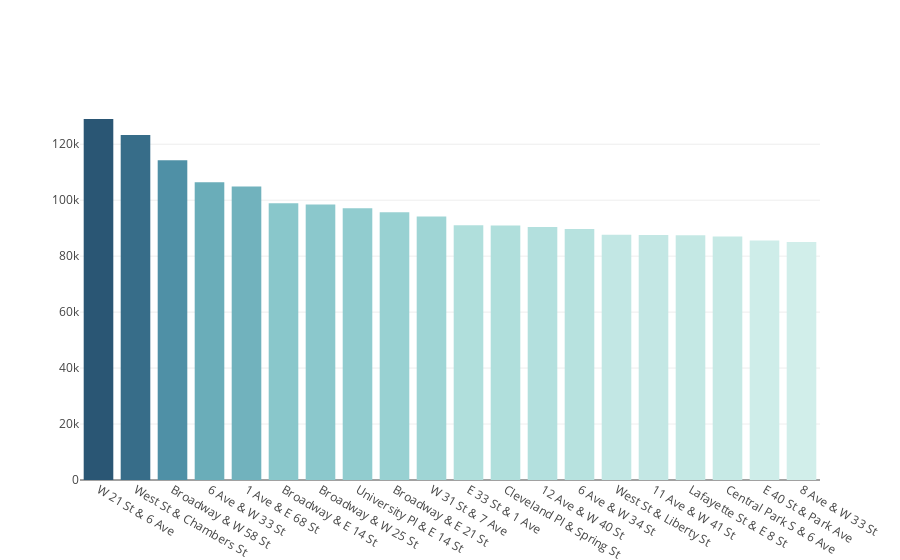

Here is the notebook cell this chart was saved with:
### Code cell
fig = go.Figure(go.Bar(x = top20['start_station_name'], y = top20['value'], marker={'color': top20['value'],'colorscale': 'Teal'}))
fig.show()

### Figure 1 — Plotly figure (JSON) as saved in the notebook; plotly's stock layout.template omitted (floating-point values rounded to 4 significant figures)
{"data": [{"marker": {"color": [129018, 123291, 114293, 106445, 104856, 98866, 98425, 97126, 95691, 94208, 91003, 90973, 90414, 89687, 87657, 87577, 87458, 87013, 85601, 85051], "colorscale": [[0, "rgb(209, 238, 234)"], [0.1667, "rgb(168, 219, 217)"], [0.3333, "rgb(133, 196, 201)"], [0.5, "rgb(104, 171, 184)"], [0.6667, "rgb(79, 144, 166)"], [0.8333, "rgb(59, 115, 143)"], [1, "rgb(42, 86, 116)"]]}, "type": "bar", "x": ["W 21 St & 6 Ave", "West St & Chambers St", "Broadway & W 58 St", "6 Ave & W 33 St", "1 Ave & E 68 St", "Broadway & E 14 St", "Broadway & W 25 St", "University Pl & E 14 St", "Broadway & E 21 St", "W 31 St & 7 Ave", "E 33 St & 1 Ave", "Cleveland Pl & Spring St", "12 Ave & W 40 St", "6 Ave & W 34 St", "West St & Liberty St", "11 Ave & W 41 St", "Lafayette St & E 8 St", "Central Park S & 6 Ave", "E 40 St & Park Ave", "8 Ave & W 33 St"], "y": [129018, 123291, 114293, 106445, 104856, 98866, 98425, 97126, 95691, 94208, 91003, 90973, 90414, 89687, 87657, 87577, 87458, 87013, 85601, 85051]}], "layout": {}}
